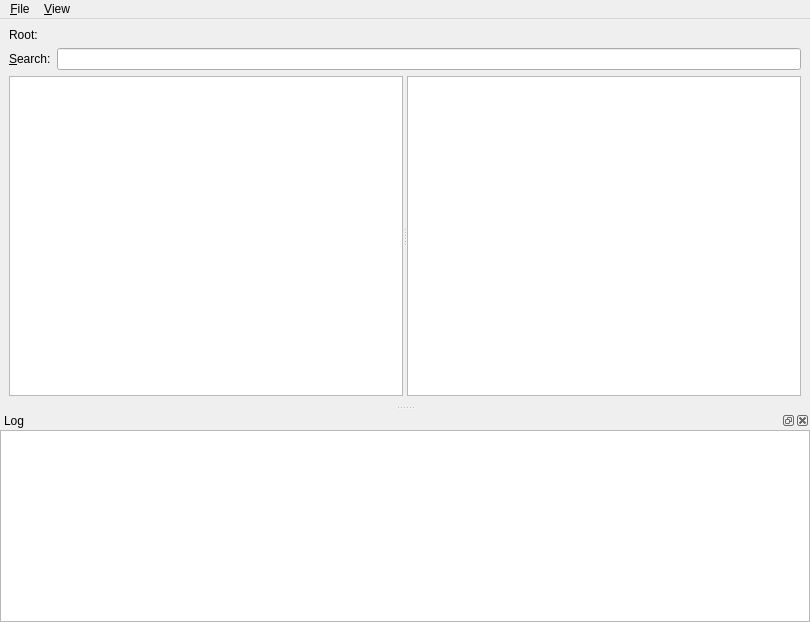
<?xml version="1.0" encoding="UTF-8"?>
<ui version="4.0">
 <class>MainWindow</class>
 <widget class="QMainWindow" name="MainWindow">
  <property name="geometry">
   <rect>
    <x>0</x>
    <y>0</y>
    <width>810</width>
    <height>622</height>
   </rect>
  </property>
  <property name="acceptDrops">
   <bool>true</bool>
  </property>
  <property name="windowTitle">
   <string>Noteeds</string>
  </property>
  <widget class="QWidget" name="centralwidget">
   <layout class="QGridLayout" name="gridLayout" rowstretch="0,0,1">
    <item row="0" column="0">
     <widget class="QLabel" name="rootLabel">
      <property name="text">
       <string>Root:</string>
      </property>
     </widget>
    </item>
    <item row="1" column="0">
     <widget class="QWidget" name="widget_2" native="true">
      <layout class="QHBoxLayout" name="horizontalLayout">
       <property name="leftMargin">
        <number>0</number>
       </property>
       <property name="topMargin">
        <number>0</number>
       </property>
       <property name="rightMargin">
        <number>0</number>
       </property>
       <property name="bottomMargin">
        <number>0</number>
       </property>
       <item>
        <widget class="QLabel" name="label">
         <property name="text">
          <string>&amp;Search:</string>
         </property>
         <property name="buddy">
          <cstring>textInput</cstring>
         </property>
        </widget>
       </item>
       <item>
        <widget class="QLineEdit" name="textInput"/>
       </item>
      </layout>
     </widget>
    </item>
    <item row="2" column="0">
     <widget class="QSplitter" name="splitter">
      <property name="orientation">
       <enum>Qt::Horizontal</enum>
      </property>
      <widget class="QTreeView" name="resultsTree">
       <property name="uniformRowHeights">
        <bool>true</bool>
       </property>
       <attribute name="headerVisible">
        <bool>false</bool>
       </attribute>
      </widget>
      <widget class="QPlainTextEdit" name="textView">
       <property name="tabChangesFocus">
        <bool>true</bool>
       </property>
       <property name="readOnly">
        <bool>true</bool>
       </property>
      </widget>
     </widget>
    </item>
   </layout>
  </widget>
  <widget class="QMenuBar" name="menubar">
   <property name="geometry">
    <rect>
     <x>0</x>
     <y>0</y>
     <width>810</width>
     <height>26</height>
    </rect>
   </property>
   <widget class="QMenu" name="fileMenu">
    <property name="title">
     <string>&amp;File</string>
    </property>
    <addaction name="settingsAction"/>
    <addaction name="exitAction"/>
   </widget>
   <widget class="QMenu" name="viewMenu">
    <property name="title">
     <string>&amp;View</string>
    </property>
    <addaction name="hideAction"/>
   </widget>
   <addaction name="fileMenu"/>
   <addaction name="viewMenu"/>
  </widget>
  <widget class="QDockWidget" name="dock">
   <property name="windowTitle">
    <string>Log</string>
   </property>
   <attribute name="dockWidgetArea">
    <number>8</number>
   </attribute>
   <widget class="QWidget" name="dockWidgetContents">
    <layout class="QVBoxLayout" name="verticalLayout">
     <property name="leftMargin">
      <number>0</number>
     </property>
     <property name="topMargin">
      <number>0</number>
     </property>
     <property name="rightMargin">
      <number>0</number>
     </property>
     <property name="bottomMargin">
      <number>0</number>
     </property>
     <item>
      <widget class="QTreeView" name="logTable">
       <property name="rootIsDecorated">
        <bool>false</bool>
       </property>
       <property name="uniformRowHeights">
        <bool>true</bool>
       </property>
      </widget>
     </item>
    </layout>
   </widget>
  </widget>
  <action name="exitAction">
   <property name="text">
    <string>E&amp;xit</string>
   </property>
   <property name="shortcut">
    <string>Ctrl+Q</string>
   </property>
  </action>
  <action name="hideAction">
   <property name="text">
    <string>&amp;Hide</string>
   </property>
   <property name="toolTip">
    <string>Hide window to systray</string>
   </property>
   <property name="shortcut">
    <string>Esc</string>
   </property>
  </action>
  <action name="settingsAction">
   <property name="text">
    <string>&amp;Settings</string>
   </property>
   <property name="shortcut">
    <string>Ctrl+S</string>
   </property>
  </action>
  <action name="testAction">
   <property name="text">
    <string>&amp;Test</string>
   </property>
  </action>
 </widget>
 <tabstops>
  <tabstop>resultsTree</tabstop>
  <tabstop>textView</tabstop>
 </tabstops>
 <resources/>
 <connections/>
</ui>
